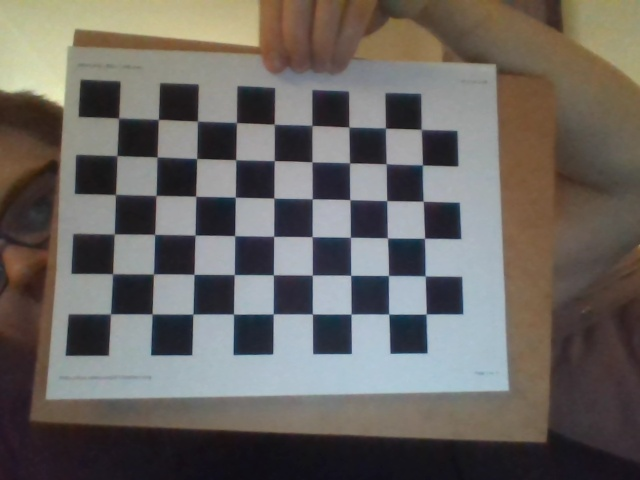
#> input picture learning/camera_calibration/calibration_images/image_1.jpg, 640 x 480 px
$ python color_detection.py -i camera_calibration/calibration_images/image_1.jpg
#> lines starting #> are read from the running program, lines starting #| are printed output that depends on the picture; after the words box and inside, x2 and y2 are one past the last pixel; in counts of white or black regions, pixels touching at a corner belong together
import numpy as np
import argparse
import cv2

ap = argparse.ArgumentParser()
ap.add_argument("-i")
args = vars(ap.parse_args())

img = cv2.imread(args["i"])
#> img is the input picture: shape (480, 640, 3); mean B, G, R 97, 101.3, 105.7

hsv = cv2.cvtColor(img, cv2.COLOR_BGR2HSV)
#> hsv: shape (480, 640, 3); mean H, S, V 71, 55.4, 111.8

lower_blue = np.array([110, 50, 50])
upper_blue = np.array([130, 255, 255])

mask = cv2.inRange(hsv, lower_blue, upper_blue)
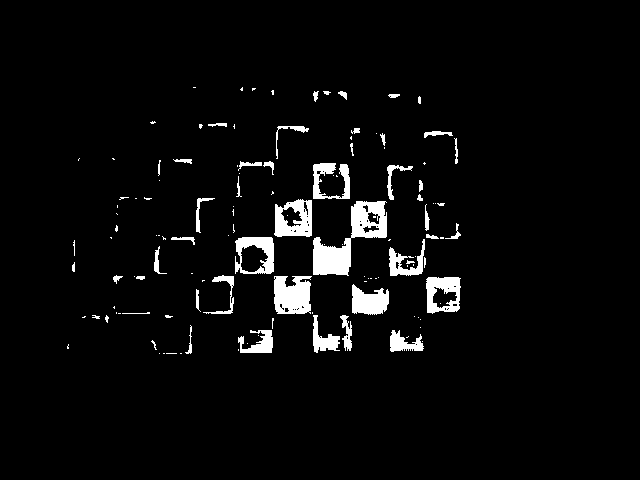
#> mask: shape (480, 640); 4% white; 127 white regions (80 under 20 px), largest, box (x1, y1, x2, y2) and area: (313, 201, 387, 276) 2241, (274, 276, 312, 314) 1213, (274, 199, 312, 237) 987
result = cv2.bitwise_and(img, img, mask=mask)
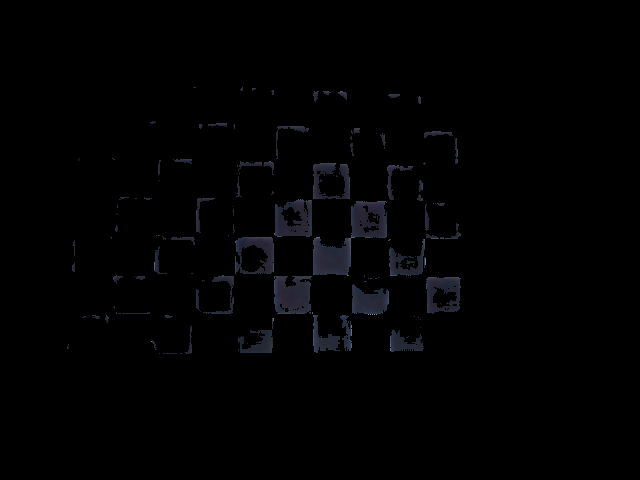
#> result: shape (480, 640, 3); mean B, G, R 2.4, 1.8, 1.7

cv2.imshow('img', img)
cv2.imshow('mask', mask)
cv2.imshow('result', result)

cv2.waitKey(0)

$ run again, on learning/camera_calibration/calibration_images/image_11.jpg
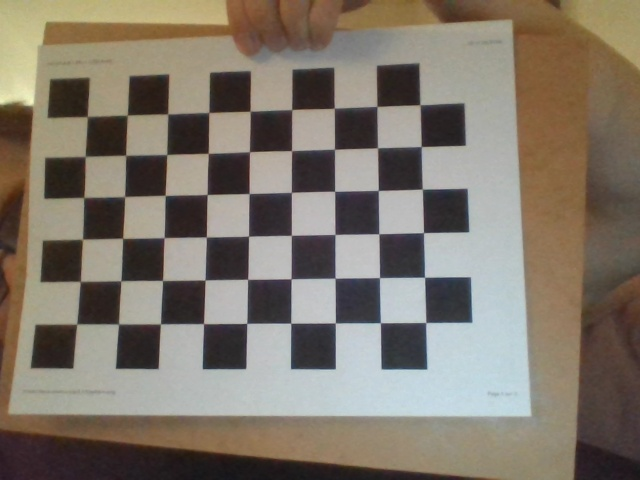
#> input picture learning/camera_calibration/calibration_images/image_11.jpg, 640 x 480 px
#> img is the input picture: shape (480, 640, 3); mean B, G, R 107.1, 119.1, 128.1
#> hsv: shape (480, 640, 3); mean H, S, V 48.2, 56.9, 130.6
#> `mask = cv2.inRange(hsv, lower_blue, upper_blue)`:
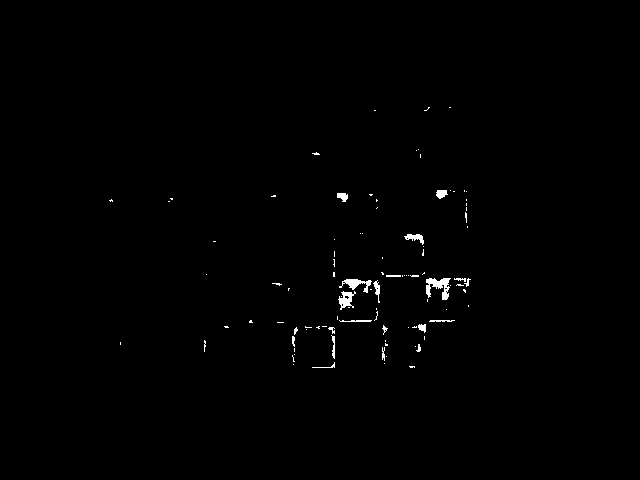
#> mask: shape (480, 640); 0.58% white; 98 white regions (78 under 20 px), largest, box (x1, y1, x2, y2) and area: (426, 278, 451, 300) 289, (339, 279, 372, 293) 191, (338, 291, 356, 310) 174

$ run again, on learning/camera_calibration/calibration_images/image_12.jpg
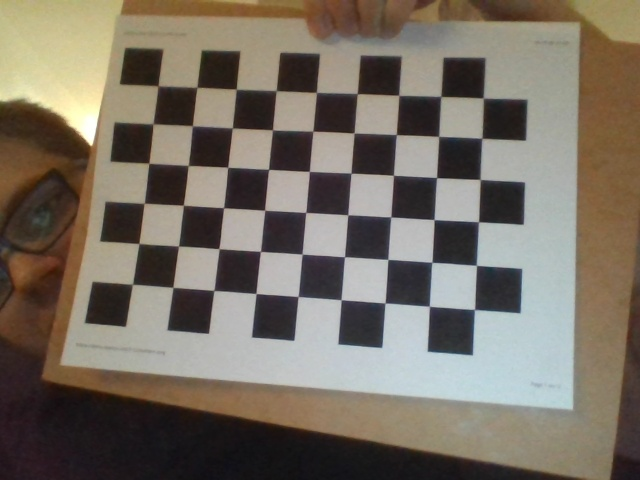
#> input picture learning/camera_calibration/calibration_images/image_12.jpg, 640 x 480 px
#> img is the input picture: shape (480, 640, 3); mean B, G, R 100, 111.8, 120.4
#> hsv: shape (480, 640, 3); mean H, S, V 52.6, 59.5, 122.6
#> `mask = cv2.inRange(hsv, lower_blue, upper_blue)`:
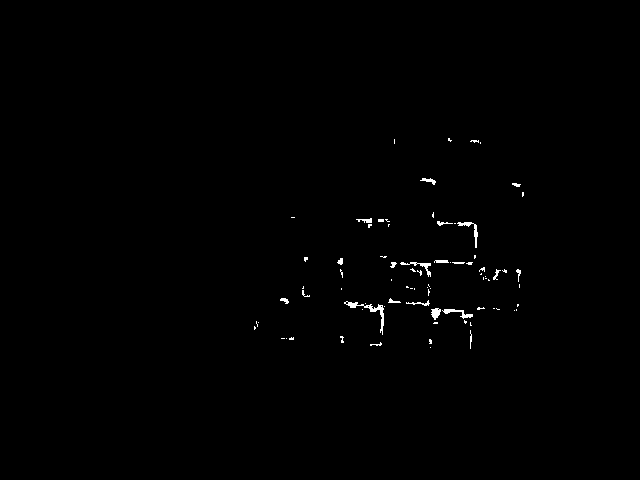
#> mask: shape (480, 640); 0.49% white in thin lines or dots, all inside (x1, y1, x2, y2) = (254, 138, 524, 349)

$ run again, on learning/camera_calibration/calibration_images/image_13.jpg
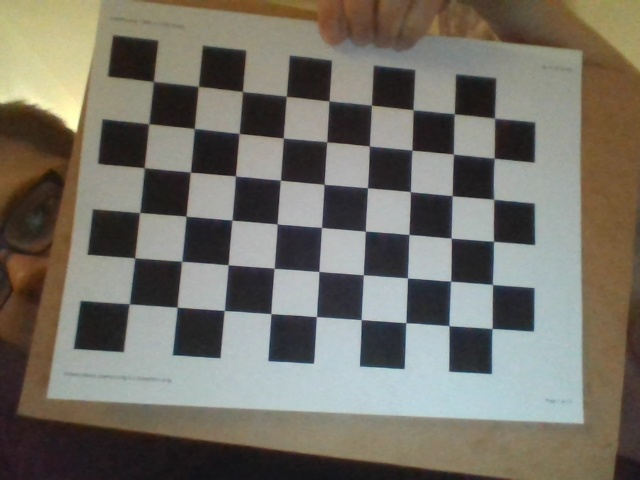
#> input picture learning/camera_calibration/calibration_images/image_13.jpg, 640 x 480 px
#> img is the input picture: shape (480, 640, 3); mean B, G, R 103.1, 112.9, 116.7
#> hsv: shape (480, 640, 3); mean H, S, V 57.8, 53.1, 121.2
#> `mask = cv2.inRange(hsv, lower_blue, upper_blue)`:
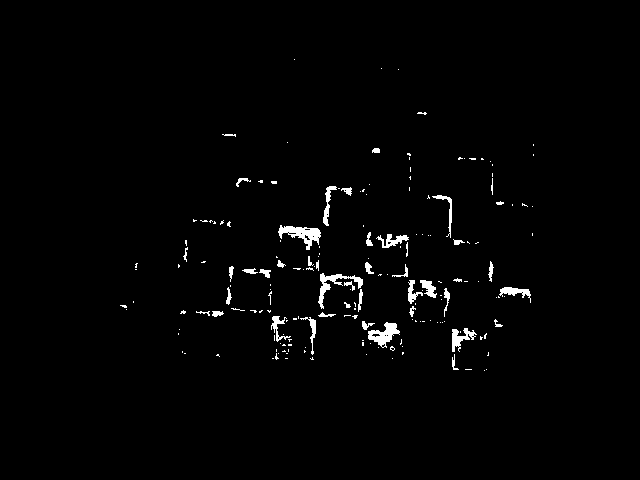
#> mask: shape (480, 640); 1.6% white; 184 white regions (140 under 20 px), largest, box (x1, y1, x2, y2) and area: (278, 225, 321, 250) 470, (368, 322, 400, 348) 388, (318, 273, 363, 309) 384
#> `result = cv2.bitwise_and(img, img, mask=mask)`:
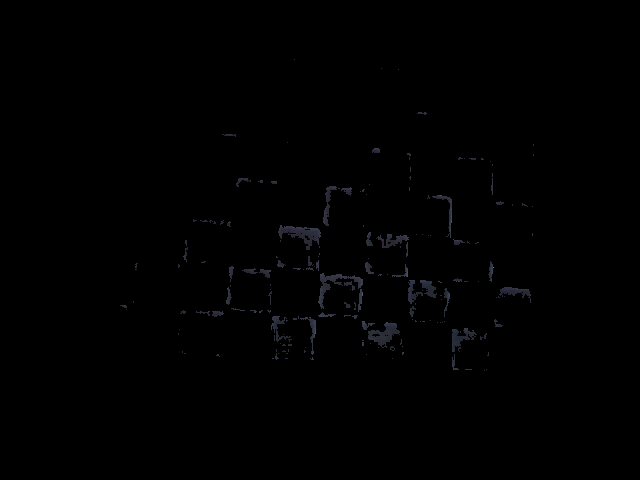
#> result: shape (480, 640, 3); mean B, G, R 0.9, 0.7, 0.7
